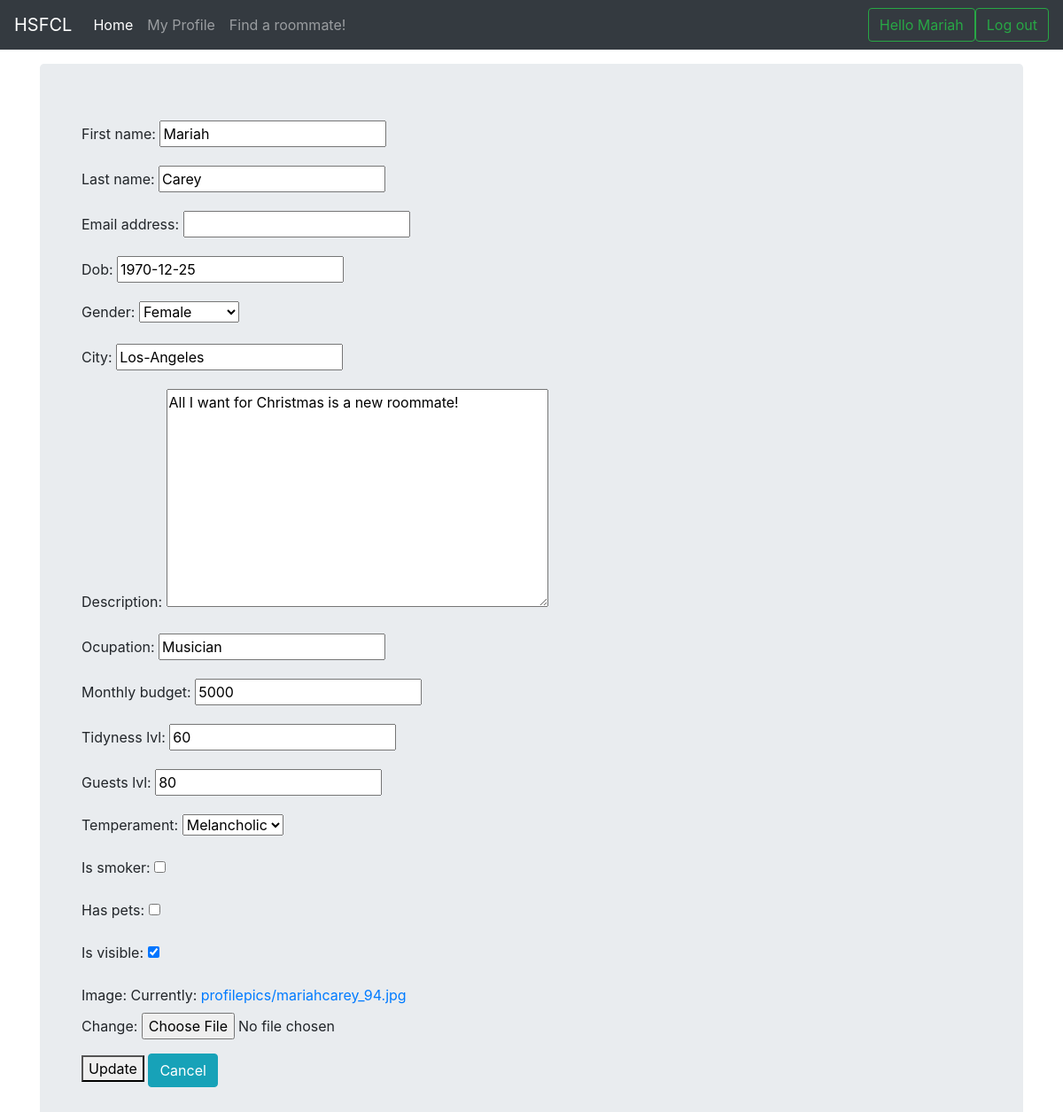
The page /updateprofile (signed in) on the database its author committed.
### filter/models.py (models this page shows, shortened)
class Profile(models.Model):
    user = models.OneToOneField(User, on_delete=models.CASCADE)
    dob = models.DateField(default=datetime.date(1989, 12, 25))
    GENDER_CHOICES = (('M', 'Male'), ('F','Female'), ('U', 'Unspecified'))
    gender = models.CharField(max_length=12, choices=GENDER_CHOICES, default='Unspecified')
    city = models.CharField(max_length=100, default='Braşov')
    description = models.TextField()
    ocupation = models.CharField(max_length=100, default='Unspecified')
    monthly_budget = models.IntegerField(default=500, validators=[
                                                        MaxValueValidator(10000),
                                                        MinValueValidator(1)])
    tidyness_lvl = models.IntegerField(default=50, validators=[
                                                        MaxValueValidator(100),
                                                        MinValueValidator(1)])
    guests_lvl = models.IntegerField(default=50, validators=[
                                                        MaxValueValidator(100),
                                                        MinValueValidator(1)])
    TEMPERAMENT_CHOICES = (('S', 'Sanguine'), ('P', 'Phlegmatic'),
                        ('C', 'Choleric'), ('M', 'Melancholic'),
                        ('U', 'Unspecified'))
    temperament = models.CharField(max_length=12, choices=TEMPERAMENT_CHOICES, default='Unspecified')
    is_smoker = models.BooleanField(default = False)
    has_pets = models.BooleanField(default = False)
    is_visible = models.BooleanField(default = False)
    image = models.ImageField(upload_to='profilepics', default='profilepics/cat.jpeg')
    class Meta:
        verbose_name = 'Profile'
        verbose_name_plural = 'Profiles'
        ordering = ['user']

### filter/views.py (the view)
# urls.py: url(r'^updateprofile$', views.update_profile, name='updateprofile'),
@login_required
@transaction.atomic
def update_profile(request):
    if request.method == 'POST':
        user_form = UserForm(request.POST, instance=request.user)
        profile_form = ProfileForm(request.POST, request.FILES, instance=request.user.profile)
        if user_form.is_valid() and profile_form.is_valid():
            user_form.save()
            profile_form.save()
            messages.success(request, ('Your profile was successfully updated!'))
            return redirect('myprofile')
        else:
            messages.error(request, ('Please correct the error below.'))
    else:
        user_form = UserForm(instance=request.user)
        profile_form = ProfileForm(instance=request.user.profile)
    return render(request, 'filter/updateprofile.html', {
        'user_form': user_form,
        'profile_form': profile_form
    })

### filter/forms.py
class UserForm(forms.ModelForm):
    class Meta:
        model = User
        fields = ('first_name', 'last_name', 'email')

class ProfileForm(forms.ModelForm):
    class Meta:
        model = Profile
        fields = ('dob', 'gender', 'city', 'description', 'ocupation',
            'monthly_budget', 'tidyness_lvl', 'guests_lvl', 'temperament',
            'is_smoker', 'has_pets', 'is_visible', 'image')

### templates/filter/updateprofile.html (shortened to what this page needs)
{% extends "base.html" %}
{% block body %}
<form method="post" enctype="multipart/form-data">
  <div class="container">
    {{ user_form.as_p }}
    {{ profile_form.as_p }}
    <button type="submit">Update</button>
    <a href="myprofile" class="btn btn-info" role="button">Cancel</a>
  </form>
  </div>
{% endblock %}

### templates/base.html (shortened to what this page needs)
<!DOCTYPE html>
<html>
  <head>
    <link rel="stylesheet" href="https://maxcdn.bootstrapcdn.com/bootstrap/4.0.0-beta.2/css/bootstrap.min.css">
    <link rel="stylesheet" href="/css/navbar.css">
  </head>
  <body>
    <nav class="navbar navbar-expand-md navbar-dark fixed-top bg-dark">
     <a class="navbar-brand" href="#">HSFCL</a>
     <div class="collapse navbar-collapse" id="navbarCollapse">
        {% block navbar %}
       <ul class="navbar-nav mr-auto">
         <li class="nav-item active">
           <a class="nav-link" href="{% url 'render_home' %}">Home</a>
         </li>
         <li class="nav-item">
           <a class="nav-link" href="{% url 'myprofile' %}">My Profile</a>
         </li>
         <li class="nav-item">
           <a class="nav-link" href="{% url 'search' %}">Find a roommate!</a>
         </li>
       </ul>
        {% endblock %}
       <form class="form-inline mt-2 mt-md-0">
         {% if user.is_authenticated %}
           <button class="btn btn-outline-success my-2 my-sm-0">Hello {{ user.first_name }}</button>
           <a href="logout" class="btn btn-outline-success my-2 my-sm-0" role="button">Log out</a>
         {% else %}
         <a href="{% url 'login' %}" class="btn btn-outline-success my-2 my-sm-0" role="button">Login</a>
         {% endif %}
       </form>
     </div>
   </nav>
   <main role="main" class="container">
      <div class="jumbotron">
        {% block body %}
        {% endblock %}
    </main>
  </body>
</html>

### static/css/navbar.css (style rules this page uses)
body { min-height: 75rem; padding-top: 4.5rem; }

### rows shown on the page
Profile: dob "1970-12-25", gender "Female", city "Los-Angeles", description "All I want for Christmas is a new roommate!", ocupation "Musician", monthly_budget "5000", tidyness_lvl "60", guests_lvl "80", temperament "Melancholic", is_visible "☑"

### other values the page prints
{{ user.first_name }} "Mariah"
